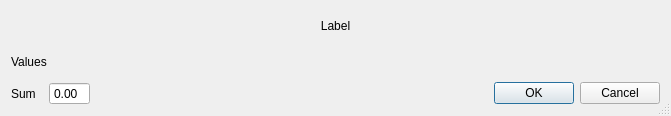
<?xml version="1.0" encoding="UTF-8"?>
<ui version="4.0">
 <class>ErrorFloatDialog</class>
 <widget class="QDialog" name="ErrorFloatDialog">
  <property name="geometry">
   <rect>
    <x>0</x>
    <y>0</y>
    <width>671</width>
    <height>116</height>
   </rect>
  </property>
  <property name="windowTitle">
   <string>Dialog</string>
  </property>
  <property name="sizeGripEnabled">
   <bool>true</bool>
  </property>
  <property name="modal">
   <bool>true</bool>
  </property>
  <layout class="QVBoxLayout" name="verticalLayout">
   <item>
    <widget class="QLabel" name="label_label">
     <property name="text">
      <string>Label</string>
     </property>
     <property name="alignment">
      <set>Qt::AlignCenter</set>
     </property>
    </widget>
   </item>
   <item>
    <layout class="QHBoxLayout" name="horizontalLayout_values">
     <item>
      <widget class="QLabel" name="label_values">
       <property name="text">
        <string>Values </string>
       </property>
      </widget>
     </item>
    </layout>
   </item>
   <item>
    <layout class="QHBoxLayout" name="horizontalLayout_sum">
     <item>
      <widget class="QLabel" name="label_sum">
       <property name="text">
        <string>Sum  </string>
       </property>
      </widget>
     </item>
     <item>
      <widget class="QDoubleSpinBox" name="doubleSpinBox_sum">
       <property name="readOnly">
        <bool>true</bool>
       </property>
       <property name="buttonSymbols">
        <enum>QAbstractSpinBox::NoButtons</enum>
       </property>
      </widget>
     </item>
     <item>
      <widget class="QDialogButtonBox" name="buttonBox">
       <property name="orientation">
        <enum>Qt::Horizontal</enum>
       </property>
       <property name="standardButtons">
        <set>QDialogButtonBox::Cancel|QDialogButtonBox::Ok</set>
       </property>
      </widget>
     </item>
    </layout>
   </item>
  </layout>
 </widget>
 <resources/>
 <connections>
  <connection>
   <sender>buttonBox</sender>
   <signal>accepted()</signal>
   <receiver>ErrorFloatDialog</receiver>
   <slot>accept()</slot>
   <hints>
    <hint type="sourcelabel">
     <x>248</x>
     <y>254</y>
    </hint>
    <hint type="destinationlabel">
     <x>157</x>
     <y>274</y>
    </hint>
   </hints>
  </connection>
  <connection>
   <sender>buttonBox</sender>
   <signal>rejected()</signal>
   <receiver>ErrorFloatDialog</receiver>
   <slot>reject()</slot>
   <hints>
    <hint type="sourcelabel">
     <x>316</x>
     <y>260</y>
    </hint>
    <hint type="destinationlabel">
     <x>286</x>
     <y>274</y>
    </hint>
   </hints>
  </connection>
 </connections>
</ui>
